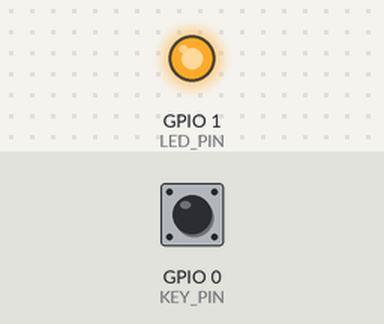
A sketch run on a simulated ESP32-S3. On the bench: output pins drawn as LEDs (lit = HIGH). Inputs (shaded band) come from the test bench; at power-on: GPIO 0 (KEY_PIN) HIGH.

Above: at 1.2 s.
1.3 s: GPIO 0 (KEY_PIN) pulled LOW for 0.15 s
At 1.38 s:
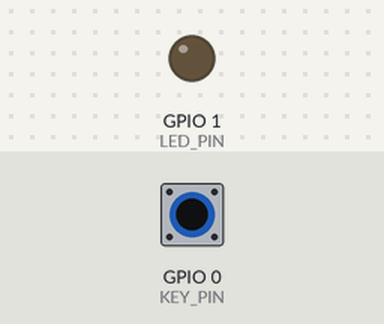
2.9 s: GPIO 0 (KEY_PIN) pulled LOW for 3.2 s
At 7.2 s:
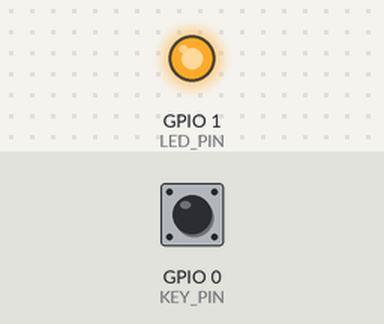
Timing chart, 0 to 8.7 s (numbered marks = the images above; inputs shaded):
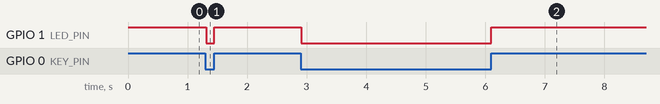

The sketch:

02_key.ino
```cpp
#include "led.h"
#include "key.h"

void setup() {
  led_init();
  key_init();
}

void loop() {
  if (KEY == 0)
  {
    delay(10);
    if (KEY == 0)
    {
      LED(0);
    }
    else
    {
      LED(1);
    }
  }

}
```

key.cpp
```cpp
// (licence header left out)
#include "key.h"

/**
* @brief       初始化KEY相关IO口
* @param       无
* @retval      无
*/
void key_init(void)
{
    /* 结合原理图设计,按键没有按下时,KEY引脚检测到的是高电平 */
    pinMode(KEY_PIN, INPUT_PULLUP);    /* 设置key引脚为上拉输入模式 */
}
```

key.h
```cpp
// (licence header left out)
#ifndef __KEY_H
#define __KEY_H

#include "Arduino.h"

/* 引脚定义 */
#define KEY_PIN       0   /* 开发板上KEY连接到GPIO0引脚 */

/* 宏函数定义 */
#define KEY           digitalRead(KEY_PIN)    /* 读取KEY引脚的状态 */

/* 函数声明 */
void key_init(void);      /* key引脚初始化函数 */

#endif
```

led.cpp
```cpp
// (licence header left out)
#include "led.h"

/**
* @brief       初始化LED相关IO口
* @param       无
* @retval      无
*/
void led_init(void)
{
    pinMode(LED_PIN, OUTPUT);     /* 设置led引脚为输出模式 */
    digitalWrite(LED_PIN, HIGH);  /* 结合原理图设计,实物LED获得高电平会熄灭 */
}
```

led.h
```cpp
// (licence header left out)
#ifndef __LED_H
#define __LED_H

#include "Arduino.h"

/* 引脚定义 */
#define LED_PIN       1   /* 开发板上LED连接到GPIO1引脚 */

/* 宏函数定义 */
#define LED(x)        digitalWrite(LED_PIN, x)
#define LED_TOGGLE()  digitalWrite(LED_PIN, !digitalRead(LED_PIN))

/* 函数声明 */
void led_init(void);      /* led引脚初始化函数 */

#endif
```

Measured:
- after the input at 1.3 s, GPIO 1 (LED_PIN): HIGH → LOW at once, → HIGH 0.14 s later
- after the input at 2.9 s, GPIO 1 (LED_PIN): HIGH → LOW at once, → HIGH 3.2 s later
